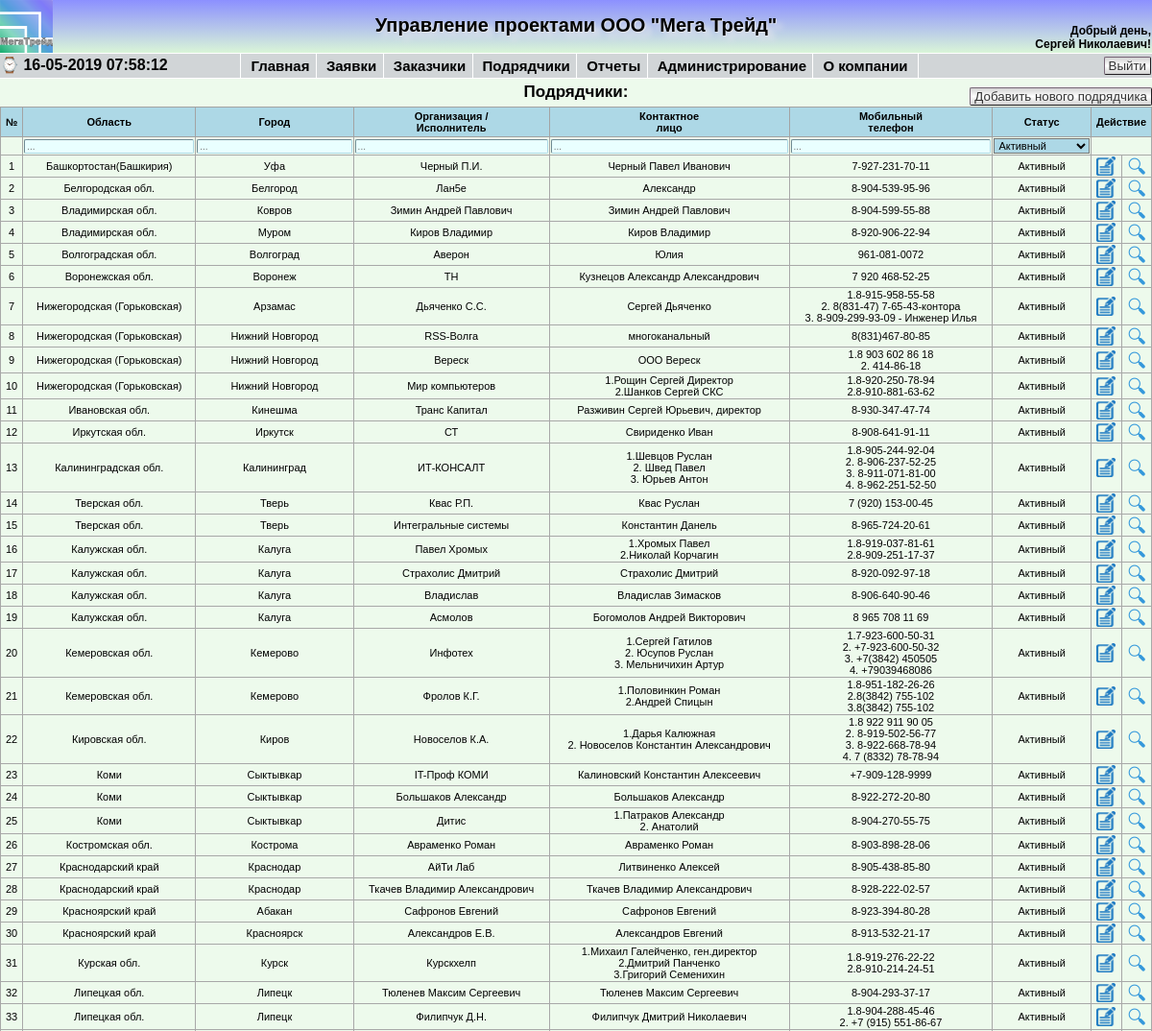
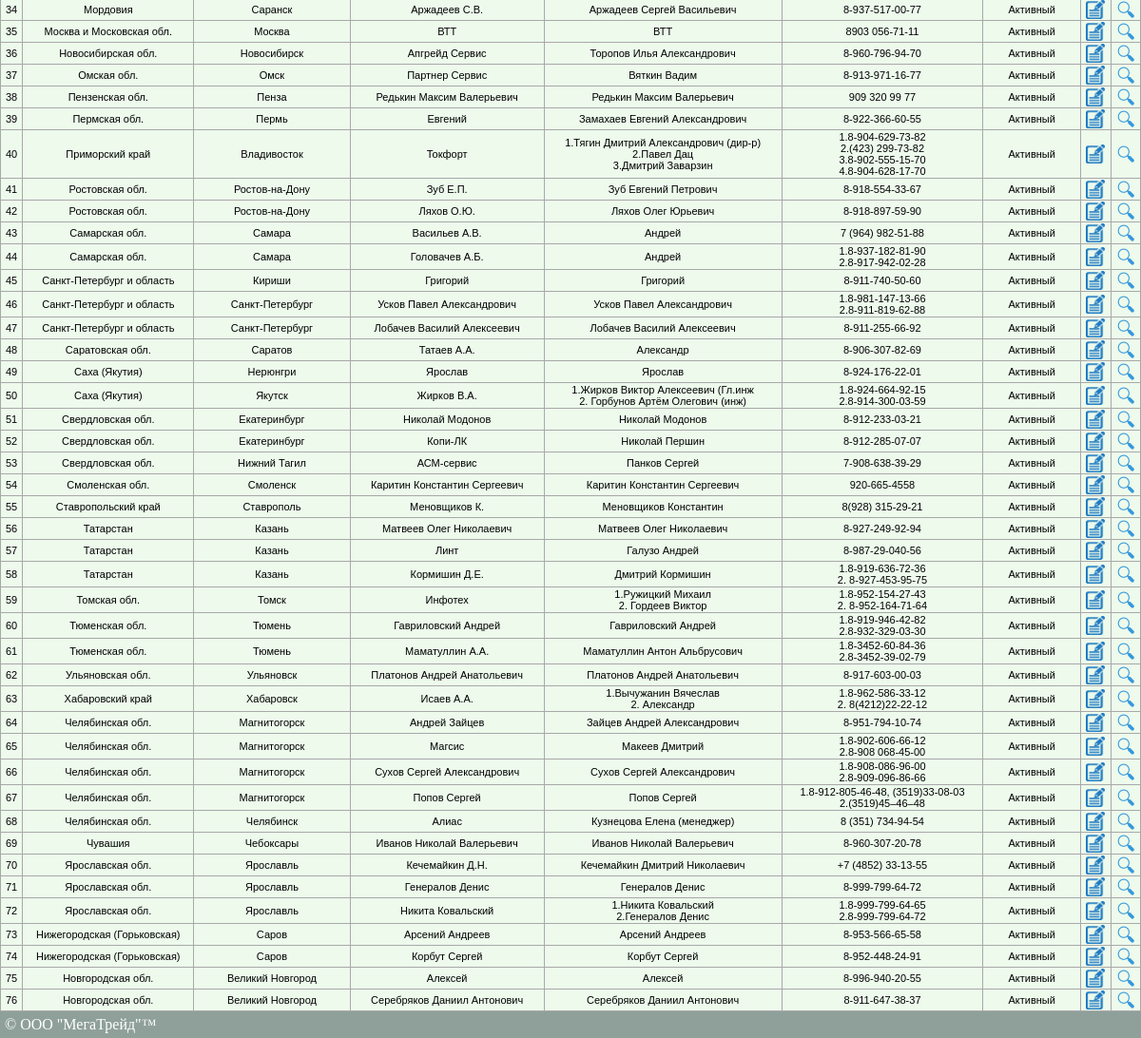
The app's page /showcontractor.php (signed in), older data (2 pictures, top to bottom).
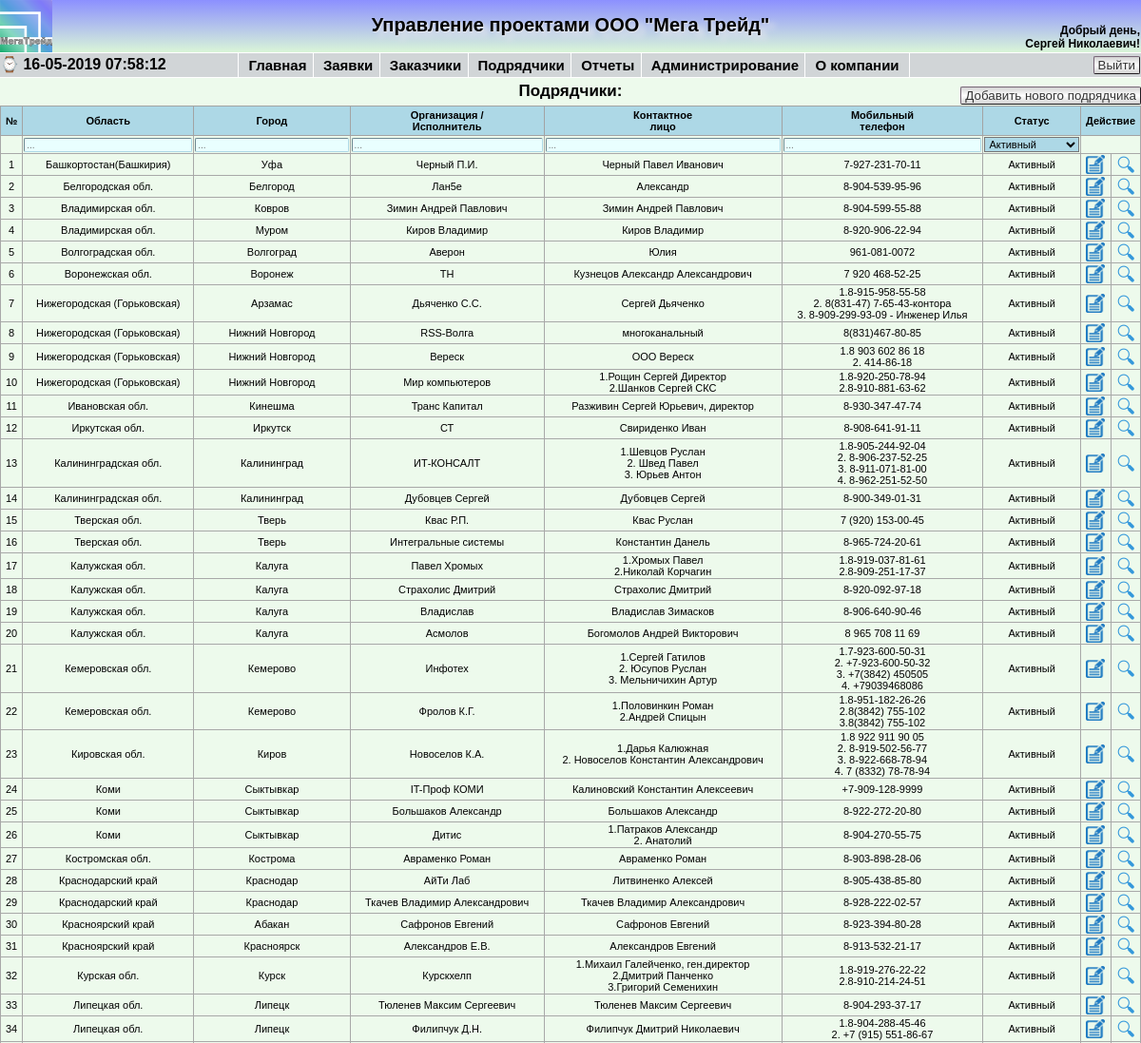
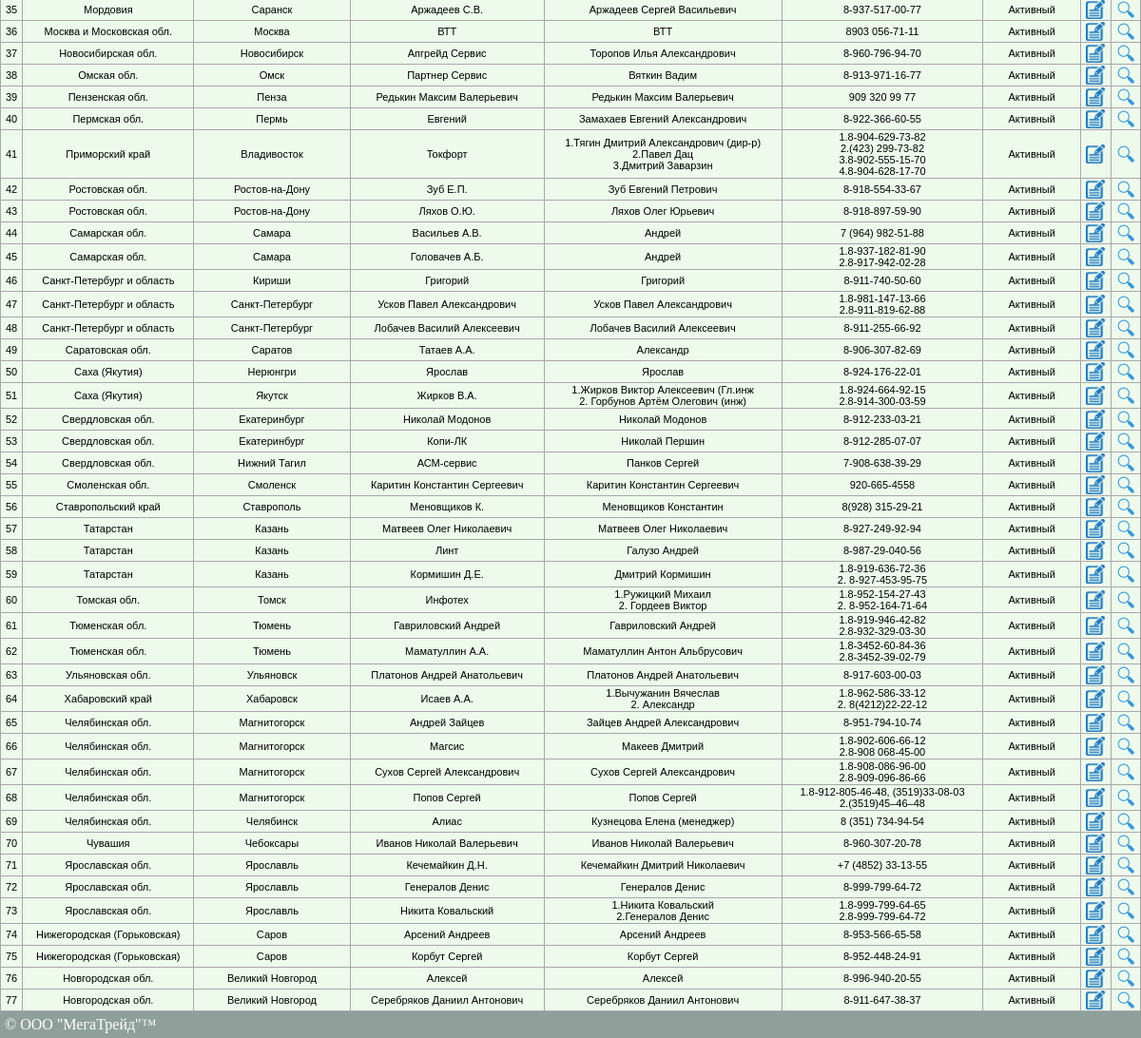
The same page, newer data (2 pictures, top to bottom).
### tables this page shows
CREATE TABLE `contractor` (
  `id_contractor` int(11) NOT NULL AUTO_INCREMENT,
  `country_id` int(6) NOT NULL,
  `region_id` int(6) NOT NULL,
  `city_id` int(6) NOT NULL,
  `org_name` varchar(80) NOT NULL,
  `status` tinyint(1) NOT NULL,
  `dogovor` varchar(60) NOT NULL,
  `method_payment` int(1) NOT NULL,
  `card_number` varchar(18) NOT NULL,
  `anketa` varchar(5) NOT NULL,
  `ownership` varchar(6) NOT NULL,
  `system_no` varchar(7) NOT NULL,
  `contact_name` varchar(250) NOT NULL,
  `passport` text NOT NULL,
  `mobile` varchar(200) NOT NULL,
  `phone` varchar(200) NOT NULL,
  `email` varchar(100) NOT NULL,
  `web` varchar(100) NOT NULL,
  `comment` text NOT NULL,
  PRIMARY KEY (`id_contractor`)
);

CREATE TABLE `region` (
  `region_id` int(10) unsigned NOT NULL AUTO_INCREMENT,
  `country_id` int(10) unsigned NOT NULL DEFAULT '0',
  `city_id` int(10) unsigned NOT NULL DEFAULT '0',
  `name` varchar(64) NOT NULL DEFAULT '',
  PRIMARY KEY (`region_id`),
  KEY `country_id` (`country_id`),
  KEY `city_id` (`city_id`)
);

CREATE TABLE `city` (
  `city_id` int(11) unsigned NOT NULL AUTO_INCREMENT,
  `country_id` int(11) unsigned NOT NULL DEFAULT '0',
  `region_id` int(10) unsigned NOT NULL DEFAULT '0',
  `name` varchar(128) NOT NULL DEFAULT '',
  PRIMARY KEY (`city_id`),
  KEY `country_id` (`country_id`),
  KEY `region_id` (`region_id`)
);

### func/arrays.php (called while the page is built, shortened)
<?php
$statusedit = array("Неактивный", "Активный", "Любой");
?>

### func/db.php (called while the page is built, shortened)
<?php
function Show_Contractor($connection, $var)
{
	$search = "SELECT * FROM contractor $var ORDER BY city_id, status ASC";
    $result = $connection->query ($search);
    $rows = $result->num_rows;
    if (!$rows) return false;
    else
    {
        $array = array ();
        for ($i=0; $i<$rows; $i++)
        {
            $result->data_seek ($i);
            $row =$result->fetch_array (MYSQLI_ASSOC);
            $array["$i"] = $row;
        }
    }
    return $array;
}
function Get_Geo($connection, $id, $geo_table, $geo_row)
{
	$get_geo = "SELECT * FROM $geo_table WHERE $geo_row='$id'";
    $result = $connection->query ($get_geo);
    if ($result)
    {
        $rows = $result->fetch_array (MYSQLI_ASSOC);
    }
    if ($rows) return $rows;
    else return 0;
}
?>

### showcontractor.php (the view, shortened to what this page needs)
<?php
require '/connection/config.php';
if(isset($_SESSION['userlevel']) AND $_SESSION['userlevel']<4)
{
require_once '/blocks/header.php';
require '/func/arrays.php';
$status = 1;
$condition = "WHERE status = '1'";
$contrs = Show_Contractor($link, $condition);
?>
<!DOCTYPE html>
<html lang="ru">
<head>
</head>
<body>
	<div class="showcustomer">
			<?php
			if($_SESSION['userlevel'] <= 3) { ?>
				<div class="newticket">
					<a href='/newcontr.php' ><button class="button-new">Добавить нового подрядчика</button></a>
				</div>
			<?php }?>
			<div class="breadcrumbs">Подрядчики:</div>
					<table border="1" cellspacing="0">
					<thead>
						<tr class="hdr">
							<th width=1%>№</th>
							<th>Область</th>
							<th>Город</th>
							<th>Организация /<br>Исполнитель</th>
							<th>Контактное<br>лицо</th>
							<th>Мобильный<br>телефон</th>
							<th>Статус</th>
							<th colspan="2" width=1%>Действие</th>
						</tr>
						<tr class='table-filters'>
							<td>
							</td>
							<td>
								<input class="reg_input_filter" type="text" placeholder="..."/>
							</td>
							<td>
								<input class="reg_input_filter" type="text" placeholder="..."/>
							</td>
							<td>
								<input class="reg_input_filter" type="text" placeholder="..."/>
							</td>
							<td>
								<input class="reg_input_filter" type="text" placeholder="..."/>
							</td>
							<td>
								<input class="reg_input_filter" type="text" placeholder="..."/>
							</td>
							<form action="" method="POST">
							<td>
								<select class="reg_select_filter" name="contractor_status" onchange="this.form.submit()">
									<?php for($i = 0; $i < 3; $i++) { ?>
									<option  value="<?= $i ?>" <?= ($i == $status) ? 'selected' : ''?>><?= $statusedit[$i] ?></option>
									<?php }?>
								</select>
							</td>
							</form>
							<td colspan="2">
							</td>
						</tr>
					</thead>
			<?php if($contrs){
				foreach($contrs as $i => $contr) {
				?>
					<tr class="reg_text_show_tickets">
						<td align="center"><?=$i + 1?></td>
						<?php $cityname = Get_Geo($link, $contr['city_id'], 'city',  'city_id');?>
						<?php $regionname = Get_Geo($link, $cityname['region_id'], 'region',  'region_id');?>
						<td align="center"><?= $regionname['name'] ?></td>
						<td align="center"><?= $cityname['name'] ?></td>
						<td align="center"><?=$contr['org_name']?></td>
						<td align="center">
						<?php
							$contact_name_exp = explode(";", $contr['contact_name']);
							$count_contact_name = count($contact_name_exp);
							if($count_contact_name<2){
								echo $contact_name_exp[0];
							}
							else {
							for($i = 0; $i < $count_contact_name; $i++)
						{?>
							<?=($i+1).".".$contact_name_exp[$i]."<br>"?>
							<?php }}?>
						</td>
						<td align="center">
						<?php
							$mobile_exp = explode(";", html_entity_decode($contr['mobile'], ENT_QUOTES));
							$count_mobile = count($mobile_exp);
							if($count_mobile<2){
								echo $mobile_exp[0];
							}
							else {
							for($i = 0; $i < $count_mobile; $i++){?>
						<?=($i+1).".".$mobile_exp[$i]."<br>"?>
							<?php }}?>
						</td>
						<td><?=$statusedit[$contr['status']];?></td>
						<?php
							if($_SESSION['userlevel'] <= 3) { ?>
							<td align="center"><a href='/editcontr.php?edit=<?= $contr['id_contractor'] ?>' title = 'Изменить'><img src='/images/edit.png' width='20' height='20'></a></td>
						<?php	} ?>
						<td align="center"><a href='/lookcontr.php?look=<?= $contr['id_contractor'] ?>' title = 'Посмотреть'><img src='/images/lupa.png' width='20' height='20'></a></td>
					</tr>
			<?php }	}else { ?>
				<tr>
					<td colspan="8" align="center" class="date">Не добавлено ни одного подрядчика</td>
 				</tr>
			<?php } ?>
				</table>
	</div>
<div id="footer">&copy; ООО "МегаТрейд"&trade;</div>
</body>
</html>
<?php
	}
	else
	{
		header('Location: /');
}
?>

Row changes from the older to the newer data that the page shows:
now on this page (row edited): contractor: region.name "Калининградская обл.", city.name "Калининград", org_name "Дубовцев Сергей", contact_name "Дубовцев Сергей", mobile "8-900-349-01-31", status "Активный"
